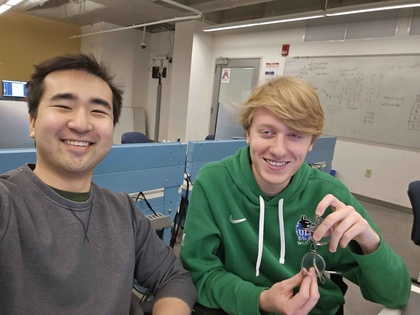
%> input picture sw/q.jpg, 420 x 315 px, shrunk from 4000 x 3000 before the run
$ octave sobel.m   (GNU Octave 9; MATLAB toolbox functions it lacks are replaced by stand-ins)
%> lines starting %> are read from the running program, lines starting %| are printed output that depends on the picture
%Application of Sobel filter to a given image
inputImage = imread('q.jpg');
%> inputImage is the input picture: size 315x420x3 uint8; mean R, G, B 117.8, 115.5, 104

%Original Image
figure;

imshow(inputImage);
title('Original Image');

% converting color image to gray scale image
A = rgb2gray(inputImage);
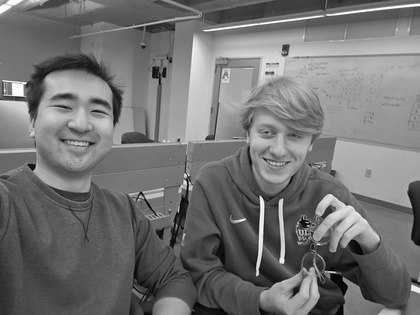
%> A: size 315x420 uint8; min 0, max 255, mean 114.9
figure;
imshow(A);
title('Gray image');

B = double(A);

%Applying Sobel mask for x and y directions
for i=1: size(B,1)-2
    for j=1: size(B,2)-2
        Gx = ((2*B(i+2,j+1)+B(i+2,j)+B(i+2,j+2))-(2*B(i,j+1)+B(i,j)+B(i,j+2)));
        Gy = ((2*B(i+1,j+2)+B(i,j+2)+B(i+2,j+2))-(2*B(i+1,j)+B(i,j)+B(i+2,j)));
        A(i,j) = sqrt(Gx.^2+Gy.^2);
    end
end
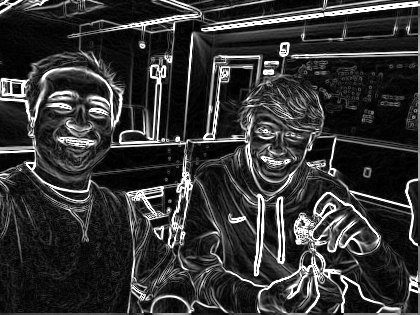
%> A: size 315x420 uint8; min 0, max 255, mean 53.4

figure;
imshow(A);
title('Sobel Gradient');
